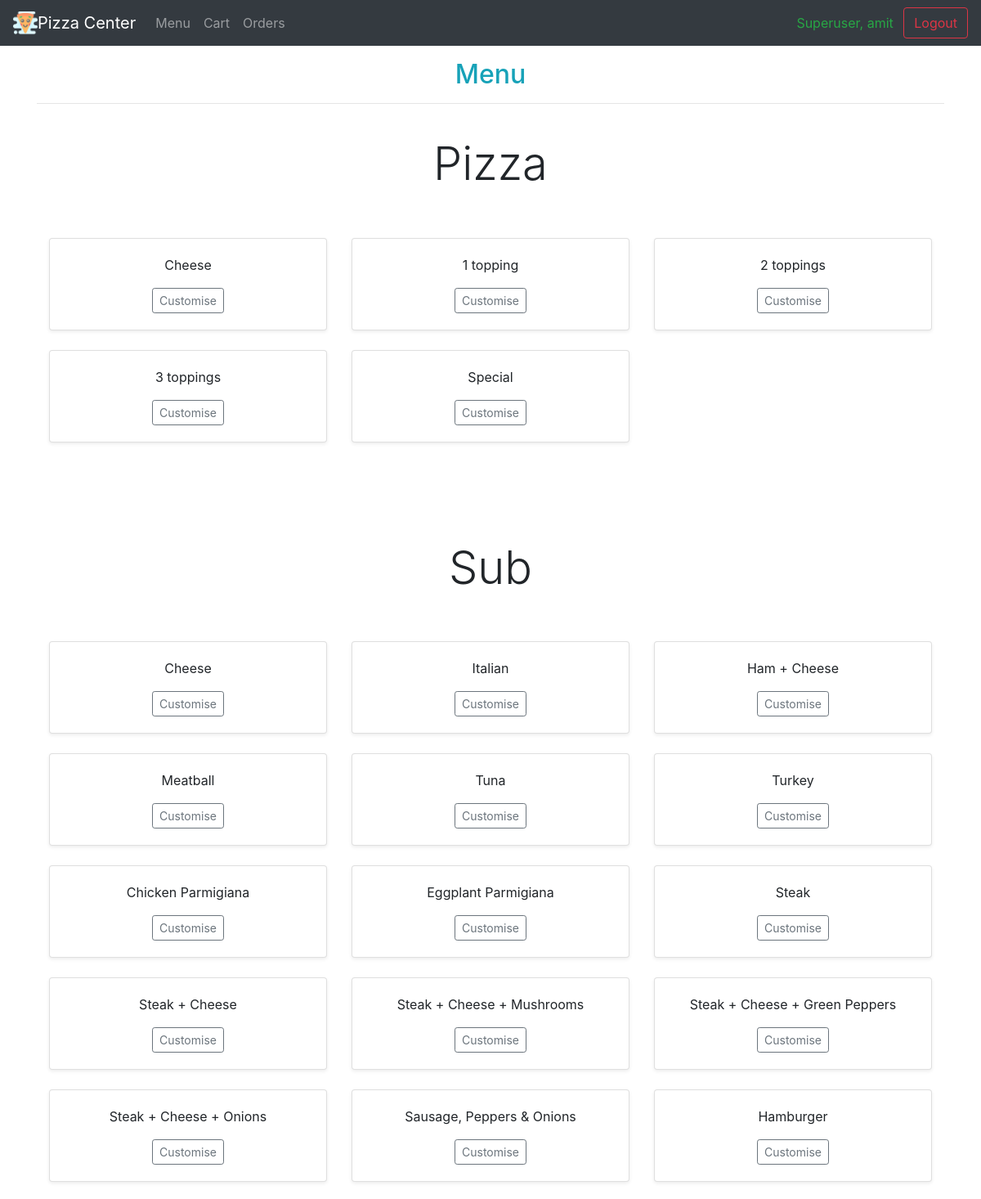
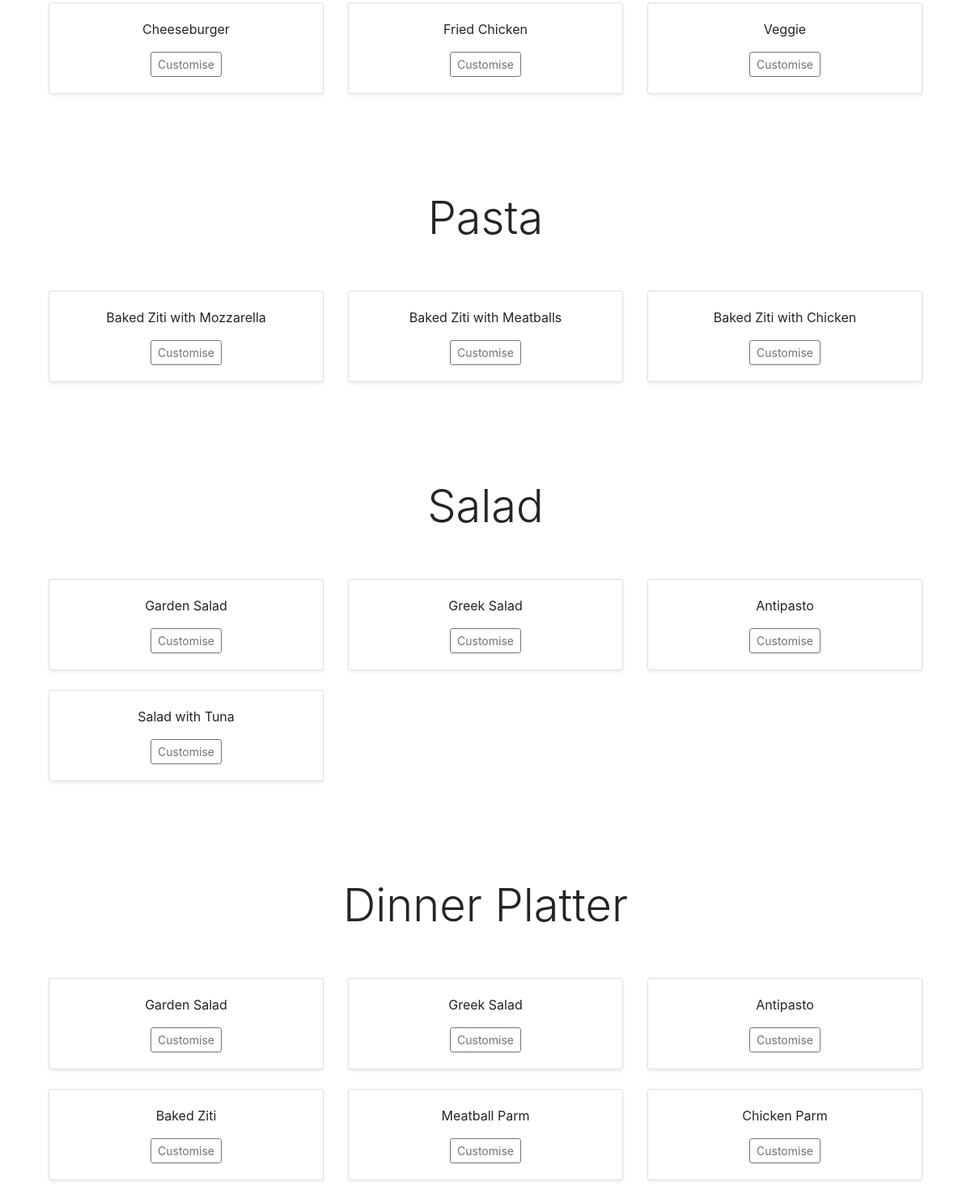
/menu (signed in), run on the app's committed database (2 pictures, top to bottom).
### orders/models.py (models this page shows, shortened)
class Regular_Pizza(models.Model):
    name = models.CharField(max_length=50)
    small = models.DecimalField(max_digits=6, decimal_places=2)
    large = models.DecimalField(max_digits=6, decimal_places=2)

class Sub(models.Model):
    name = models.CharField(max_length=50)
    small = models.DecimalField(
        max_digits=6, decimal_places=2, null=True, blank=True)
    large = models.DecimalField(max_digits=6, decimal_places=2)

class Pasta(models.Model):
    name = models.CharField(max_length=50)
    price = models.DecimalField(max_digits=6, decimal_places=2)

class Salad(models.Model):
    name = models.CharField(max_length=50)
    price = models.DecimalField(max_digits=6, decimal_places=2)

class Dinner_Platter(models.Model):
    name = models.CharField(max_length=50)
    small = models.DecimalField(max_digits=6, decimal_places=2)
    large = models.DecimalField(max_digits=6, decimal_places=2)

### orders/views.py (the view, shortened to what this page needs)
# urls.py: path('menu', views.menu, name="menu"),
@login_required
def menu(request):
    if request.method == 'GET':
        context = {
            "Regular_Pizzas": Regular_Pizza.objects.all(),
            "Sicilian_Pizzas": Sicilian_Pizza.objects.all(),
            "Toppings": Topping.objects.all(),
            "Subs": Sub.objects.all(),
            "Pastas": Pasta.objects.all(),
            "Salads": Salad.objects.all(),
            "Dinner_Platters": Dinner_Platter.objects.all(),
        }
        return render(request, 'orders/menu.html', context)

### orders/templates/orders/menu.html
{% extends 'orders/base.html' %}
{% block body %}
<br><br><br>
<div class="container text-center">
	<h2 class="text-info text-center">Menu</h2>
	<hr>
	<br>
	<h3 class="display-4">Pizza</h3>
	<div class="album py-5">
		<div class="container">
			<div class="row">
				{% for regular in Regular_Pizzas %}
				<div class="col-md-4">
					<div class="card mb-4 shadow-sm">
						<div class="card-body">
							<p class="card-text" align="center">
								{{ regular.name }}
							</p>
							<div class="btn-group">
								{% if regular.name == "Cheese" or regular.name == "Special" %}
								<a href="{% url 'customise0' regular.name %}">
									<button type="button" class="btn btn-sm btn-outline-secondary">Customise</button>
								</a>
								{% else %}
								<a href="{% url 'customise1' regular.name %}">
									<button type="button" class="btn btn-sm btn-outline-secondary">Customise</button>
								</a>
								{% endif %}
							</div>
						</div>
					</div>
				</div>
				{% endfor %}
			</div>
		</div>
	</div>
	<br><br>
	<h3 class="display-4">Sub</h3>
	<div class="album py-5">
		<div class="container">
			<div class="row">
				{% for sub in Subs %}
				<div class="col-md-4">
					<div class="card mb-4 shadow-sm">
						<div class="card-body">
							<p class="card-text" align="center">
								{{ sub.name }}
							</p>
							<div class="btn-group">
								<a href="{% url 'customise2' sub.name %}">
									<button type="button" class="btn btn-sm btn-outline-secondary">Customise</button>
								</a>
							</div>
						</div>
					</div>
				</div>
				{% endfor %}
			</div>
		</div>
	</div>
	<br><br>
	<h3 class="display-4">Pasta</h3>
	<div class="album py-5">
		<div class="container">
			<div class="row">
				{% for pasta in Pastas %}
				<div class="col-md-4">
					<div class="card mb-4 shadow-sm">
						<div class="card-body">
							<p class="card-text" align="center">
								{{ pasta.name }}
							</p>
							<div class="btn-group">
								<a href="{% url 'customise3' pasta.name %}">
									<button type="button" class="btn btn-sm btn-outline-secondary">Customise</button>
								</a>
							</div>
						</div>
					</div>
				</div>
				{% endfor %}
			</div>
		</div>
	</div>
	<br><br>
	<h3 class="display-4">Salad</h3>
	<div class="album py-5">
		<div class="container">
			<div class="row">
				{% for salad in Salads %}
				<div class="col-md-4">
					<div class="card mb-4 shadow-sm">
						<div class="card-body">
							<p class="card-text" align="center">
								{{ salad.name }}
							</p>
							<div class="btn-group">
								<a href="{% url 'customise3' salad.name %}">
									<button type="button" class="btn btn-sm btn-outline-secondary">Customise</button>
								</a>
							</div>
						</div>
					</div>
				</div>
				{% endfor %}
			</div>
		</div>
	</div>
	<br><br>
	<h3 class="display-4">Dinner Platter</h3>
	<div class="album py-5">
		<div class="container">
			<div class="row">
				{% for dinner in Dinner_Platters %}
				<div class="col-md-4">
					<div class="card mb-4 shadow-sm">
						<div class="card-body">
							<p class="card-text" align="center">
								{{ dinner.name }}
							</p>
							<div class="btn-group">
								<a href="{% url 'customise2' dinner.name %}">
									<button type="button" class="btn btn-sm btn-outline-secondary">Customise</button>
								</a>
							</div>
						</div>
					</div>
				</div>
				{% endfor %}
			</div>
		</div>
	</div>
</div>
{% endblock %}

### orders/templates/orders/base.html (shortened to what this page needs)
<!doctype html>
{% load static %}
<html lang="en">
<head>
  <link rel="stylesheet" href="https://stackpath.bootstrapcdn.com/bootstrap/4.4.1/css/bootstrap.min.css">
</head>
<body>
  <header>
    <nav class="navbar navbar-expand-md navbar-dark fixed-top bg-dark">
      <img src="{% static 'orders/logo.png' %}" height="30px">
      <a class="navbar-brand" href="{% url 'home' %}">Pizza Center</a>
      <div class="collapse navbar-collapse" id="navbarCollapse">
        <ul class="navbar-nav mr-auto">
          <li class="nav-item">
            <a class="nav-link" href="{% url 'menu' %}">Menu</a>
          </li>
          <li class="nav-item">
            <a class="nav-link" href="{% url 'cart' %}">Cart</a>
          </li>
          <li class="nav-item">
            <a class="nav-link" href="{% url 'order' %}">Orders</a>
          </li>
        </ul>
        {% if user.is_superuser %}
        <div class="mr-sm-2 text-success">Superuser, {{user.username}}</div> &nbsp
        <a href="{% url 'logoutuser' %}">
          <button class="btn btn-outline-danger my-2 my-sm-0">Logout</button>
        </a>
        {% elif user.is_authenticated %}
        <div class="mr-sm-2 text-success">Hello, {{user.username}}</div> &nbsp
        <a href="{% url 'logoutuser' %}">
          <button class="btn btn-outline-danger my-2 my-sm-0">Logout</button>
        </a>
        {% endif %}
      </div>
    </nav>
  </header>
  <main role="main">
    {% block body %} {% endblock %}
  </main>
</body>
</html>

### data on the page
Regular_Pizza: name "Cheese", shows "Customise"
Regular_Pizza: name "1 topping", shows "Customise"
Regular_Pizza: name "2 toppings", shows "Customise"
Regular_Pizza: name "3 toppings", shows "Customise"
Regular_Pizza: name "Special", shows "Customise"
Sub: name "Cheese"
Sub: name "Italian"
Sub: name "Ham + Cheese"
Sub: name "Meatball"
Sub: name "Tuna"
Sub: name "Turkey"
Sub: name "Chicken Parmigiana"
Sub: name "Eggplant Parmigiana"
Sub: name "Steak"
Sub: name "Steak + Cheese"
Sub: name "Steak + Cheese + Mushrooms"
Sub: name "Steak + Cheese + Green Peppers"
Sub: name "Steak + Cheese + Onions"
Sub: name "Sausage, Peppers & Onions"
Sub: name "Hamburger"
Sub: name "Cheeseburger"
Sub: name "Fried Chicken"
Sub: name "Veggie"
Pasta: name "Baked Ziti with Mozzarella"
Pasta: name "Baked Ziti with Meatballs"
Pasta: name "Baked Ziti with Chicken"
Salad: name "Garden Salad"
Salad: name "Greek Salad"
Salad: name "Antipasto"
Salad: name "Salad with Tuna"
Dinner_Platter: name "Garden Salad"
Dinner_Platter: name "Greek Salad"
Dinner_Platter: name "Antipasto"
Dinner_Platter: name "Baked Ziti"
Dinner_Platter: name "Meatball Parm"
Dinner_Platter: name "Chicken Parm"

### other printed values
{{ user.username }} "amit"
